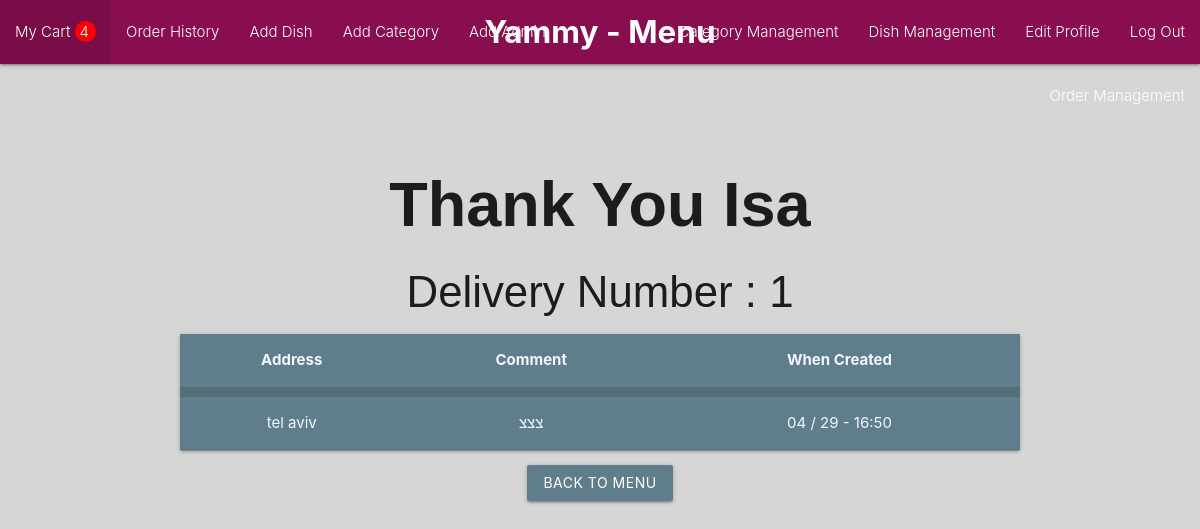
The page /order/summary/1 (signed in) on the database its author committed.
### models/user.py (models this page shows)
class User(db.Model,UserMixin):
    id = db.Column(db.Integer,primary_key=True)
    username = db.Column(db.String(10),nullable=False,unique=True)
    password = db.Column(db.String(10),nullable=False)
    first_name = db.Column(db.String(20),nullable=False)
    last_name = db.Column(db.String(20),nullable=False)
    is_staff = db.Column(db.Boolean,nullable=False,default=False)
    email = db.Column(db.String(30))
    carts = db.relationship('Cart',backref='user')

### models/delivery.py (models this page shows)
class Delivery(db.Model):
    id = db.Column(db.Integer,primary_key=True)
    is_delivered = db.Column(db.Boolean,default=False)
    address = db.Column(db.String(200))
    comment = db.Column(db.Text)
    created = db.Column(db.DateTime)
    cart = db.relationship('Cart',backref='delivery',uselist=False)

### controllers/orders.py (the view)
@login_required
def summary(id):
    delivery = Delivery.query.get(id)
    return render_template('orders/summary.html',delivery=delivery,len=len)

### auth.py (called while the page is built)
@login_manager.user_loader
def load_user(user_id):
    return User.query.get(int(user_id))

### templates/orders/summary.html
{% if current_user.is_staff %} {% extends 'layouts/admin_layout.html' %}
{% else %} {% extends 'layouts/layout.html' %} {% endif %}
{% block content %}
<div class="container">
    <h1 style="font-family: Arial, Helvetica, sans-serif; font-weight: bold;"
     class="center">Thank You {{delivery.cart.user.username}}</h1>
    <h3 style="font-family: Arial, Helvetica, sans-serif" class="center">Delivery Number : {{delivery.id}}</h3>
    <div class="card">
    <table style="color:aliceblue" class="centered blue-grey">
        <thead>
          <tr style="border-width: 10px;">
              <th>Address</th>
              <th>Comment</th>
              <th>When Created</th>
          </tr>
        </thead>
        <tbody>
          <tr>
            <td>{{delivery.address}}</td>
            <td>{% if len(delivery.comment) > 20 %}
                <a class="waves-effect waves-light btn-small" href="{{url_for('order.see_comment_summary',id=delivery.id)}}" >See Comment</a>
                {% else %} {{delivery.comment}} {% endif %}</td>
            <td>{{delivery.created.strftime("%m / %d - %H:%M")}}</td>
          </tr>
        </tbody>
    </table>
    </div>
    <div style="margin-bottom: 30px;" class="center">
        <a class="waves-effect waves-light btn blue-grey" href="{{url_for('category.menu')}}">Back to Menu</a>
    </div>
    </div>
{% endblock %}

### rows shown on the page
User: cart.user.username "Isa"
Delivery: id "1", address "tel aviv", comment "צצצ", created "04 / 29 - 16:50"

### other values the page prints
{{ len(current_user.carts[-1].dish_association) }} "4"
